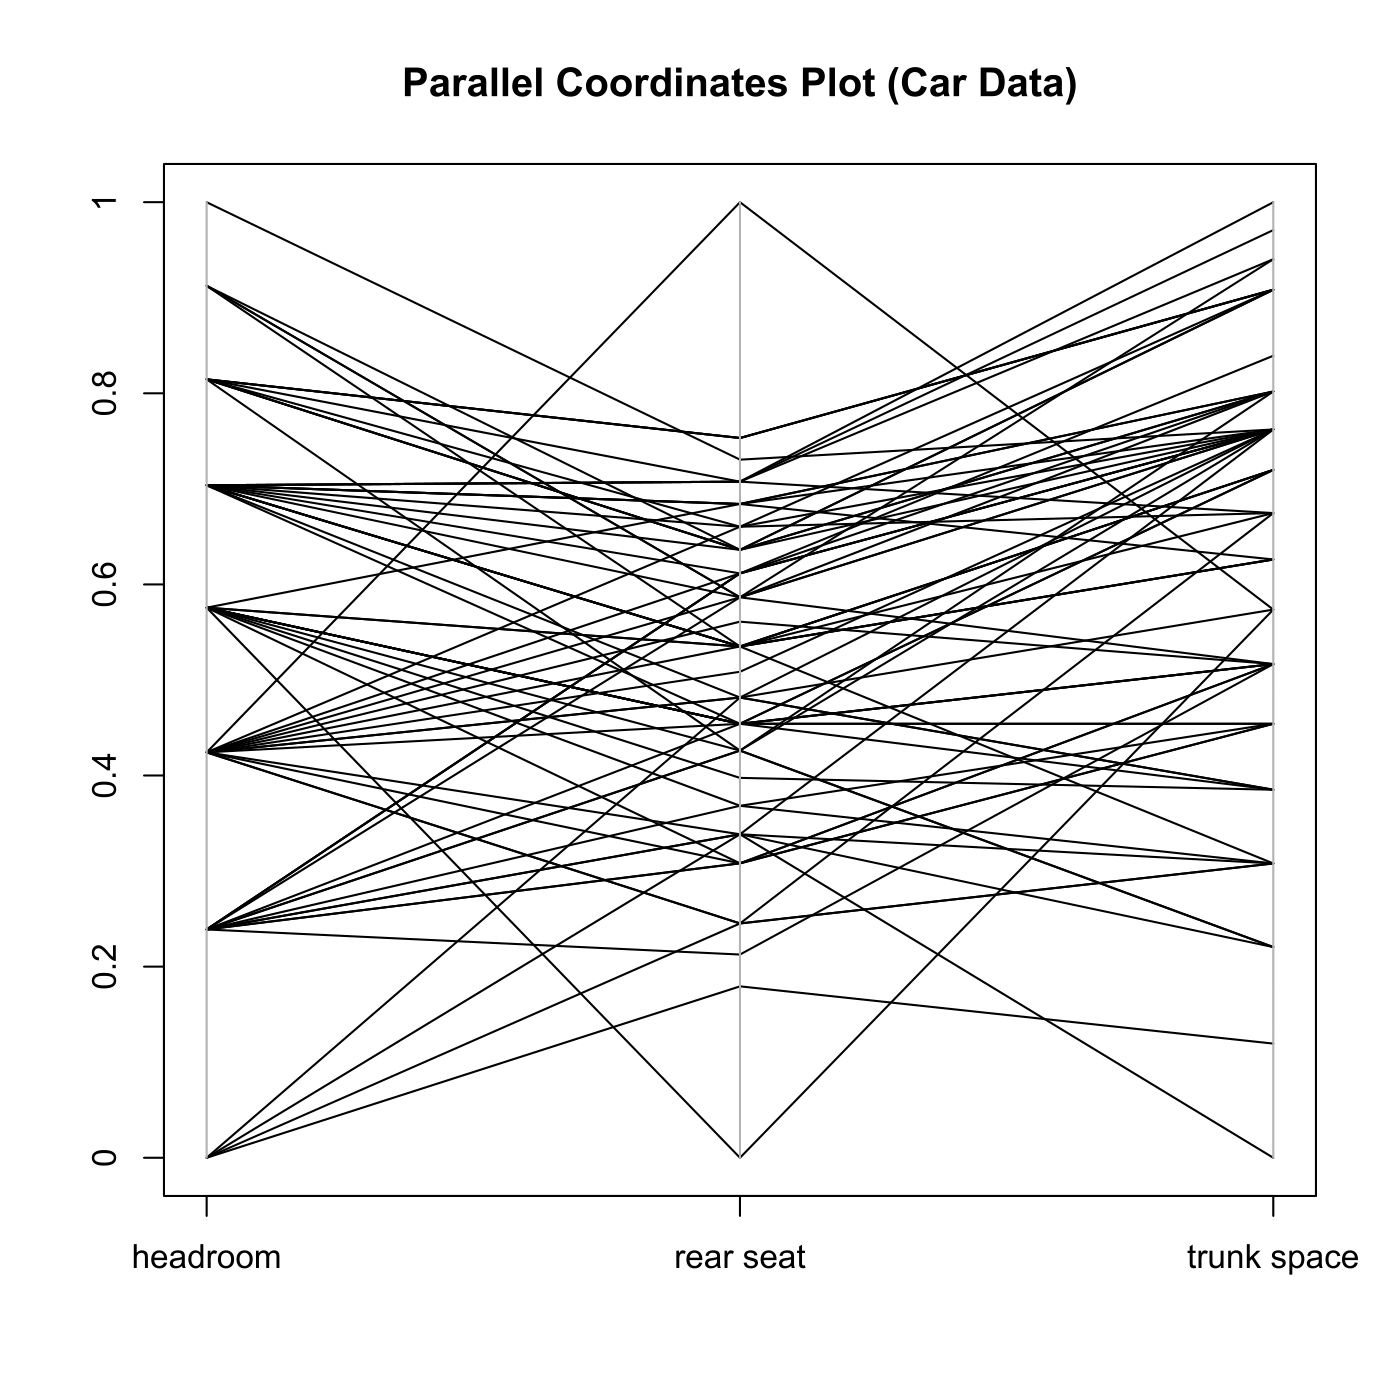

Write R code to recreate this figure.

# clear all variables
rm(list = ls(all = TRUE))
graphics.off()

# install and load packages
libraries = c("MASS")
lapply(libraries, function(x) if (!(x %in% installed.packages())) {
    install.packages(x)
})
lapply(libraries, library, quietly = TRUE, character.only = TRUE)

# load data
x = read.table("carc.txt")
frame = data.frame(x[, 5:7])
colnames(frame) = c("headroom","rear seat", "trunk space")

# Plot
parcoord(log(frame[, c(1, 2, 3)]), frame = TRUE, main = "Parallel Coordinates Plot (Car Data)")
axis(side = 2, at = seq(0, 1, 0.2), labels = seq(0, 1, 0.2)) 
